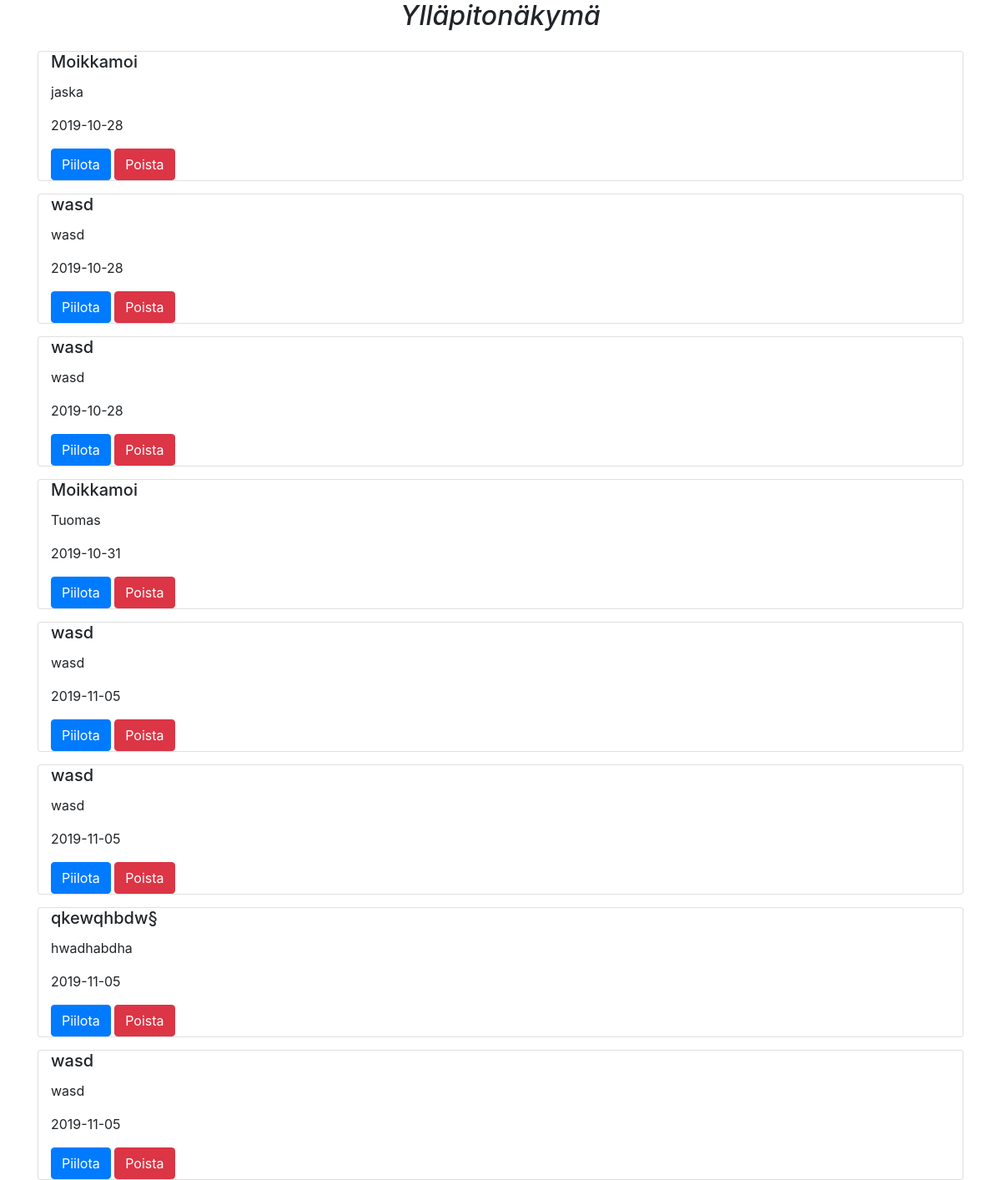
Screenshot of /viestiseinä/admin.php with the database file from the repository.
### tables this page shows
CREATE TABLE `viestit` (
  `viestit` int(11) NOT NULL AUTO_INCREMENT,
  `viesti` varchar(45) DEFAULT NULL,
  `pvm` varchar(45) DEFAULT NULL,
  `nimi` varchar(45) DEFAULT NULL,
  `hide` tinyint(4) DEFAULT '0',
  PRIMARY KEY (`viestit`)
);

### viestiseinä/admin.php (the view, shortened to what this page needs)
<?php
include "../db.php";
$sql = "SELECT * from viestit";
$result = $conn->query($sql);
?>
<!DOCTYPE html>
<html lang="en">
<head>
    <link rel="stylesheet" type="text/css" href="ylläpitonäkymä.css">
    <link rel="stylesheet" href="https://stackpath.bootstrapcdn.com/bootstrap/4.1.3/css/bootstrap.min.css">
</head>
<body>
<i><h2>Ylläpitonäkymä</h2></i>
<div class="container">
    <div class="row">
        <div class="col">
        <?php if ($result->num_rows > 0): ?>
        <?php  while($row = $result->fetch_assoc()): ?>
            <div class="card viesti">
                <div class="col-lg-4 col-md-4 col-sm-12">
                <h5 class="card-title"><?php echo $row["nimi"]?></h5>
                    <p class="card-text"> <?php echo $row["viesti"]?>
                    <p class="card-text"> <?php echo $row["pvm"]?></p>
                    <?php if($row["hide"]== 0): ?>
                        <a href="piilota.php?id=<?php echo $row["id"]?>" class="btn btn-primary">Piilota</a>
                    <?php else: ?>
                        <a href="nayta.php?id=<?php echo $row["id"]?>" class="btn btn-primary">Näytä</a>
                    <?php endif; ?>
                     <a href="poista.php?id=<?php echo $row["id"]?>" class="btn btn-danger">Poista</a>
                </div>
            </div>
            <?php endwhile; ?>
        <?php endif; ?>
        </div>
    </div>
</div>
</body>
</html>

### viestiseinä/admin.php (style rules this page uses)
.viesti { margin-top: 15px; }
h2 { text-align: center; }

### rows the page displays
viestit: nimi "Moikkamoi", viesti "jaska", pvm "2019-10-28"
viestit: nimi "wasd", viesti "wasd", pvm "2019-10-28"
viestit: nimi "wasd", viesti "wasd", pvm "2019-10-28"
viestit: nimi "Moikkamoi", viesti "Tuomas", pvm "2019-10-31"
viestit: nimi "wasd", viesti "wasd", pvm "2019-11-05"
viestit: nimi "wasd", viesti "wasd", pvm "2019-11-05"
viestit: nimi "qkewqhbdw§", viesti "hwadhabdha", pvm "2019-11-05"
viestit: nimi "wasd", viesti "wasd", pvm "2019-11-05"
